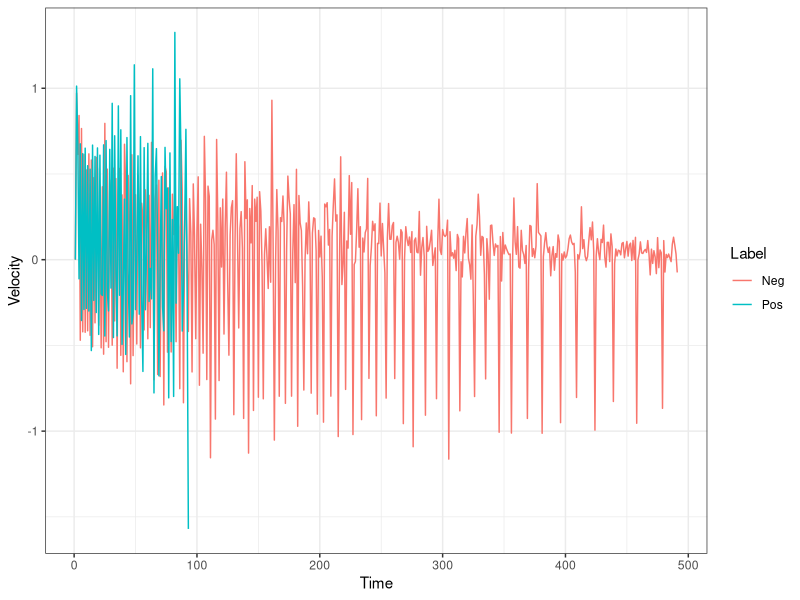

This chart was generated by the following R code:
rm(list=ls())
library(ggplot2)

posParams = read.csv("1514087213008365_Parameters.txt", head = F, sep = "\t")
negParams = read.csv("1517043321160289_Parameters.txt", head = F, sep = "\t")
posStats = read.csv("1514087213008365_StatisticOutput.txt", head = T, sep = "\t")
negStats = read.csv("1517043321160289_StatisticOutput.txt", head = T, sep = "\t")
posPop = read.csv("1514087213008365_Populations.txt", head = F, sep = "\t")
negPop = read.csv("1517043321160289_Populations.txt", head = F, sep = "\t")



#mutationScapePos = as.numeric(levels(posParams$V2[8:107]))
#mutationScapeNeg = as.numeric(levels(negParams$V2[8:107]))
#mutationScapePos = mutationScapePos[1:100]
#mutationScapeNeg = rev(mutationScapeNeg[1:100])

i = 2 
k = 2 

dispNeg = 0
dispPos = 0

while(i < 100){

	dataSnapPos = unlist(posPop[i,2:101])
	dataSnapPos = dataSnapPos / max(dataSnapPos) #normalising step

	comPos = posStats$Displacement[i]
	dataSnapPosCOM = dataSnapPos[-(1:comPos)]

	velCalcPosX = c(which(dataSnapPosCOM < 0.5)[1], which(dataSnapPosCOM <0.5)[1] -1)
	velCalcPosY = dataSnapPosCOM[velCalcPosX]
	interpPos = approx(velCalcPosY, velCalcPosX, xout = 0.5)	
	dispPos = c(dispPos, interpPos$y)
	

	if(tail(dataSnapPosCOM, n=1) != 0){
		break
	}

	i = i + 1
}

while(k < 500){
	dataSnapNeg = unlist(negPop[k,2:101])
	dataSnapNeg = dataSnapNeg / max(dataSnapNeg) #normalising step

	comNeg = negStats$Displacement[k]
	dataSnapNegCOM = dataSnapNeg[-(1:comNeg)]

	velCalcNegX = c(which(dataSnapNegCOM < 0.5)[1], which(dataSnapNegCOM <0.5)[1] -1)
	velCalcNegY = dataSnapNegCOM[velCalcNegX]
	interpNeg = approx(velCalcNegY, velCalcNegX, xout = 0.5)	
	dispNeg = c(dispNeg, interpNeg$y)
	

	if(tail(dataSnapNegCOM, n=1) != 0){
		break
	}

	k = k + 1
}


dispPos = dispPos[-1]
velPos = 0 
for(j in c(2:length(dispPos))){

	velPos = c(velPos, dispPos[j] - dispPos[j-1])

}

j = 0
dispNeg = dispNeg[-1]
velNeg = 0 
for(j in c(2:length(dispNeg))){

	velNeg = c(velNeg, dispNeg[j] - dispNeg[j-1])

}

framePos = data.frame(c(1:length(velPos)), velPos, rep.int("Pos", length(velPos)))
frameNeg = data.frame(c(1:length(velNeg)), velNeg, rep.int("Neg", length(velNeg)))

names(framePos) = c("Time", "Velocity", "Label")
names(frameNeg) = c("Time", "Velocity", "Label")

frame = rbind(framePos, frameNeg)

graph = ggplot(frame, aes(Time, Velocity, colour = Label)) + geom_line() + theme_bw()



